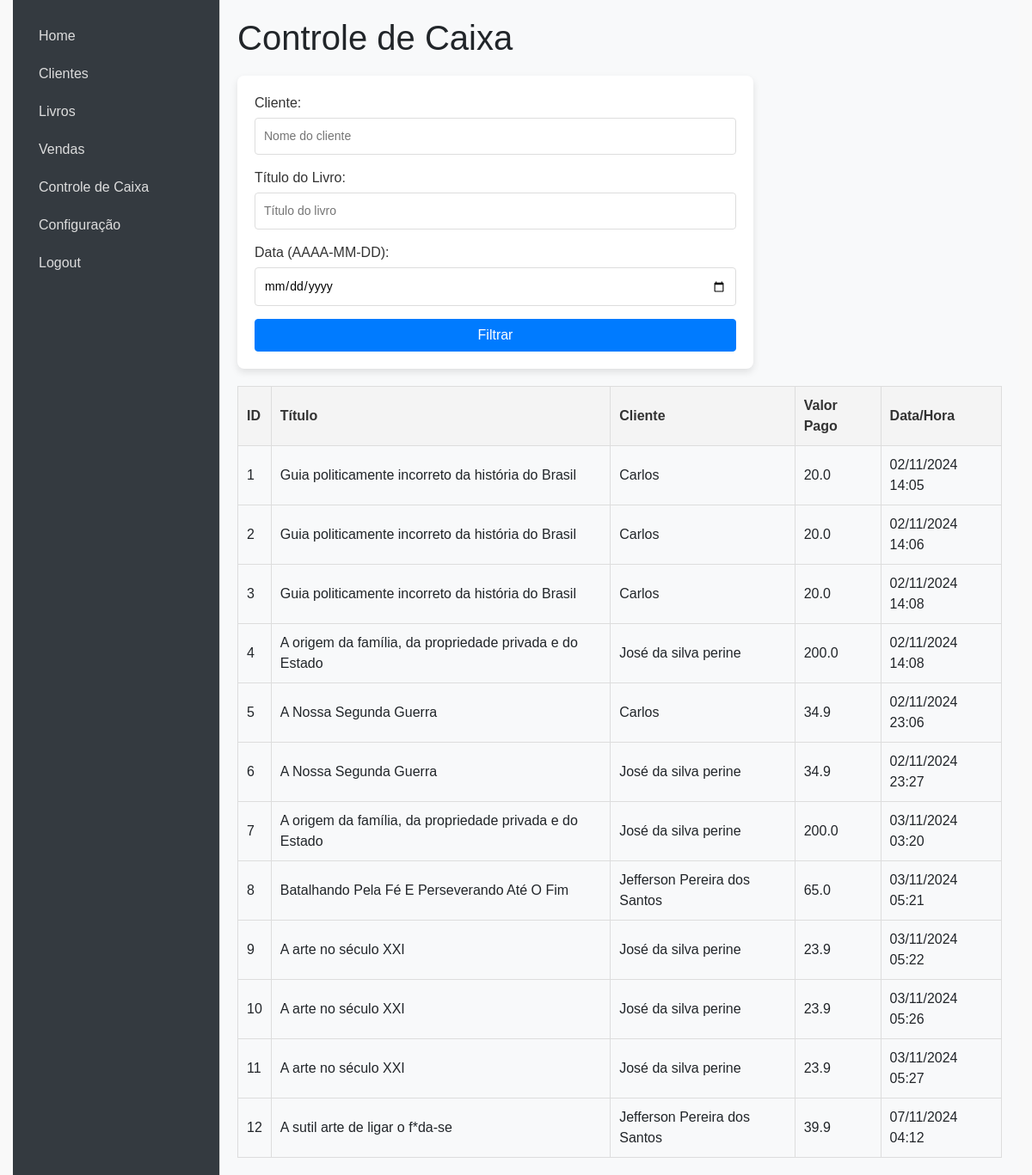
The page /controle_caixa on the database as committed earlier.
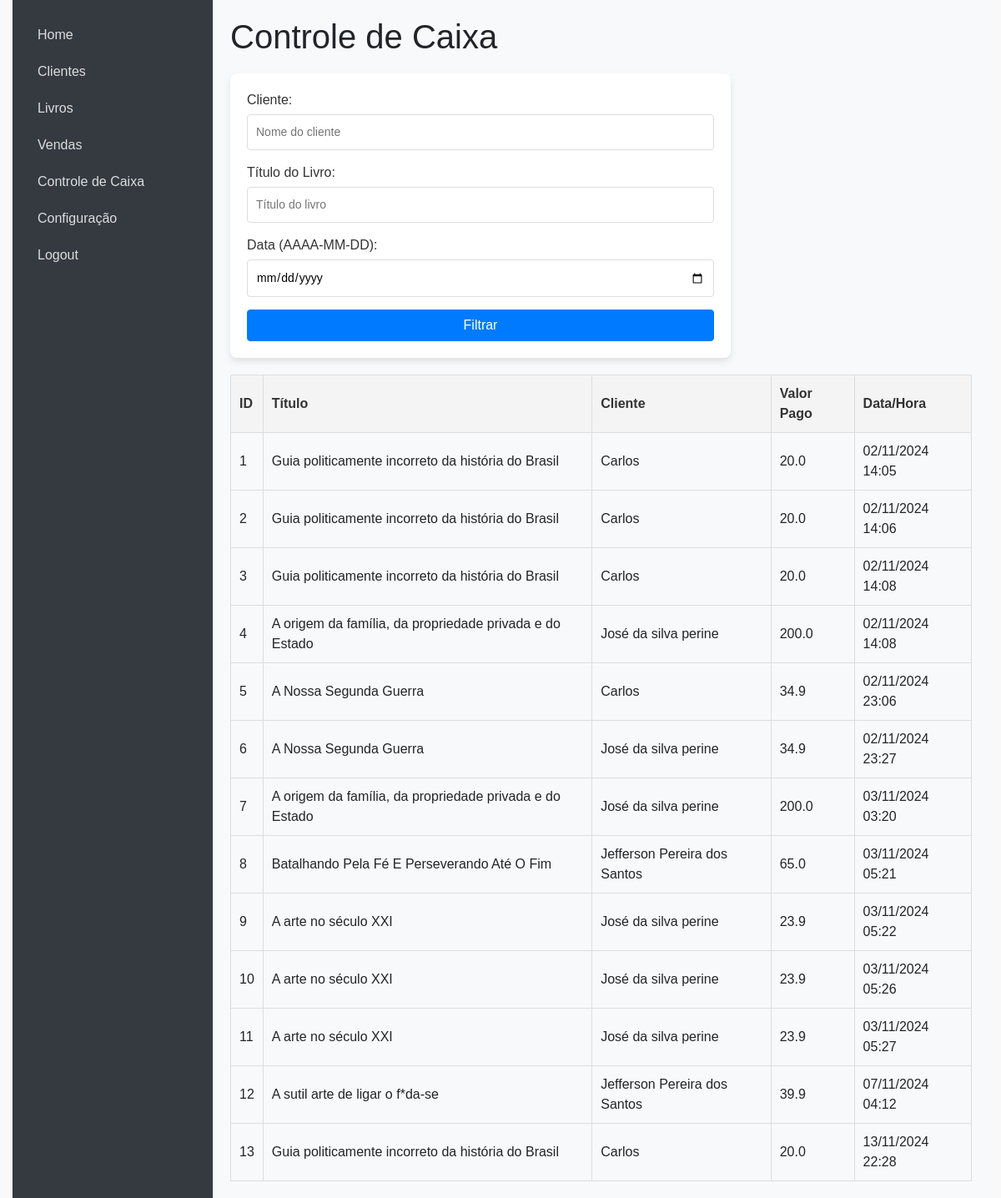
The same page on the database as committed later.
### models.py (models this page shows, shortened)
class Venda(db.Model):
    id = db.Column(db.Integer, primary_key=True)
    cliente_id = db.Column(db.Integer, db.ForeignKey('cliente.id'), nullable=False)
    livro_id = db.Column(db.Integer, db.ForeignKey('livro.id'), nullable=False)
    data_venda = db.Column(db.DateTime, default=datetime.utcnow)
    valor_pago = db.Column(Float)
    quantidade_vendida = db.Column(db.Integer, nullable=False)
    valor_total = db.Column(db.Float, nullable=False)
    cliente = db.relationship('Cliente', backref=db.backref('vendas', lazy=True))
    livro = db.relationship('Livro', backref=db.backref('vendas', lazy=True))

class Livro(db.Model):
    id = db.Column(db.Integer, primary_key=True)
    titulo = db.Column(db.String(100), nullable=False)
    autor = db.Column(db.String(100), nullable=False)
    editora = db.Column(db.String(100), nullable=False)
    idade_leitura = db.Column(db.String(100), nullable=False)
    isbn = db.Column(db.String(20), nullable=False)
    ano = db.Column(db.Integer, nullable=False)
    num_paginas = db.Column(db.Integer, nullable=False)
    valor = db.Column(db.Float, nullable=False)
    capa_livro = db.Column(db.String(200), nullable=True)
    estoque = db.Column(db.Integer, default=0)

class Cliente(db.Model):
    id = db.Column(db.Integer, primary_key=True)
    nome_completo = db.Column(db.String(100), nullable=False)
    data_nascimento = db.Column(db.String(10), nullable=False)
    identidade = db.Column(db.String(50), nullable=False)
    telefone = db.Column(db.String(20), nullable=False)  # Coluna telefone
    email = db.Column(db.String(100), nullable=False)
    rua = db.Column(db.String(100), nullable=False)  # Coluna rua
    cep = db.Column(db.String(9), nullable=False)
    bairro = db.Column(db.String(100), nullable=False)  # Coluna bairro
    cidade = db.Column(db.String(50), nullable=False)
    profissao = db.Column(db.String(50), nullable=False)
    escolaridade = db.Column(db.String(50), nullable=False)
    data_cadastro = db.Column(db.DateTime, default=datetime.utcnow)

### app.py (the view)
@app.route('/controle_caixa', methods=['GET'])
def controle_caixa():
    cliente = request.args.get('cliente')
    titulo = request.args.get('titulo')
    data = request.args.get('data')
    query = Venda.query
    if cliente:
        query = query.join(Cliente).filter(Cliente.nome_completo.ilike(f"%{cliente}%"))
    if titulo:
        query = query.join(Livro).filter(Livro.titulo.ilike(f"%{titulo}%"))
    if data:
        query = query.filter(Venda.data_venda.contains(data))  # Ajuste para data conforme necessário
    vendas = query.all()
    return render_template('controle_caixa.html', vendas=vendas)

### templates/controle_caixa.html (shortened to what this page needs)
{% extends "index.html" %}
{% block content %}
</head>
<body>
    <h1>Controle de Caixa</h1>
    <form method="GET" action="/controle_caixa">
        <label for="cliente">Cliente:</label>
        <input type="text" name="cliente" id="cliente" placeholder="Nome do cliente">
        <label for="titulo">Título do Livro:</label>
        <input type="text" name="titulo" id="titulo" placeholder="Título do livro">
        <label for="data">Data (AAAA-MM-DD):</label>
        <input type="date" name="data" id="data">
        <button type="submit" class="btn btn-primary" >Filtrar</button>
    </form>
    <table>
        <thead>
            <tr>
                <th>ID</th>
                <th>Título</th>
                <th>Cliente</th>
                <th>Valor Pago</th>
                <th>Data/Hora</th>
            </tr>
        </thead>
        <tbody>
            {% for venda in vendas %}
            <tr>
                <td>{{ venda.id }}</td>
                <td>{{ venda.livro.titulo }}</td>
                <td>{{ venda.cliente.nome_completo }}</td>
                <td>{{ venda.valor_pago }}</td>
                <td>{{ venda.data_venda.strftime('%d/%m/%Y %H:%M') }}</td>
            </tr>
            {% endfor %}
        </tbody>
    </table>
    {% endblock %}

### templates/index.html (shortened to what this page needs)
<!DOCTYPE html>
<html lang="pt-BR">
<head>
    <link href="https://stackpath.bootstrapcdn.com/bootstrap/4.5.2/css/bootstrap.min.css" rel="stylesheet">
    <link rel="stylesheet" href="{{ url_for('static', filename='style.css') }}">
</head>
<body>
    <div class="container-fluid">
        <aside class="sidebar">
            <ul class="nav flex-column">
                <li class="nav-item"><a class="nav-link" href="/">Home</a></li>
                <li class="nav-item"><a class="nav-link" href="/clientes">Clientes</a></li>
                <li class="nav-item"><a class="nav-link" href="/livros">Livros</a></li>
                <li class="nav-item"><a class="nav-link" href="/vendas">Vendas</a></li>
                <li class="nav-item"><a class="nav-link" href="/controle_caixa">Controle de Caixa</a></li>
                <li class="nav-item"><a class="nav-link" href="/configuracao">Configuração</a></li>
                <li class="nav-item"><a class="nav-link" href="/logout">Logout</a></li>
            </ul>
        </aside>
        <main class="content">
            {% block content %}{% endblock %}
        </main>
    </div>
</body>
</html>

### static/style.css (style rules this page uses)
* { margin: 0; padding: 0; box-sizing: border-box; }
body { font-family: Arial, sans-serif; background-color: #f9f9f9; height: 100vh; display: flex; }
.container-fluid { display: flex; width: 100%; height: 100%; }
.sidebar { width: 240px; background-color: #343a40; color: #fff; padding: 20px; position: fixed; height: 100%; overflow: auto; }
.sidebar .nav { flex-direction: column; }
.sidebar .nav-link { color: #ddd; font-size: 16px; padding: 10px; border-radius: 5px; }
.content { margin-left: 240px; padding: 20px; flex: 1; background-color: #f8f9fa; border-left: 1px solid #ddd; overflow-y: auto; }
form { margin: 20px 0; display: flex; flex-direction: column; width: 100%; max-width: 600px; background-color: #fff; padding: 20px; border-radius: 8px; box-shadow: 0 4px 8px rgba(0, 0, 0, 0.1); }
form label { margin-bottom: 5px; color: #333; }
form input, form select { margin-bottom: 15px; padding: 10px; font-size: 14px; border: 1px solid #ddd; border-radius: 4px; width: 100%; }
form button { padding: 10px; background-color: #333; color: #fff; border: none; border-radius: 4px; font-size: 16px; cursor: pointer; }
table { width: 100%; border-collapse: collapse; margin-top: 20px; }
table th, table td { border: 1px solid #ddd; padding: 10px; text-align: left; }
table th { background-color: #f4f4f4; color: #333; }

Rows that differ between the two databases and show on the page:
added Venda: id "13", livro.titulo "Guia politicamente incorreto da história do Brasil", cliente.nome_completo "Carlos", valor_pago "20.0", data_venda "13/11/2024 22:28"
